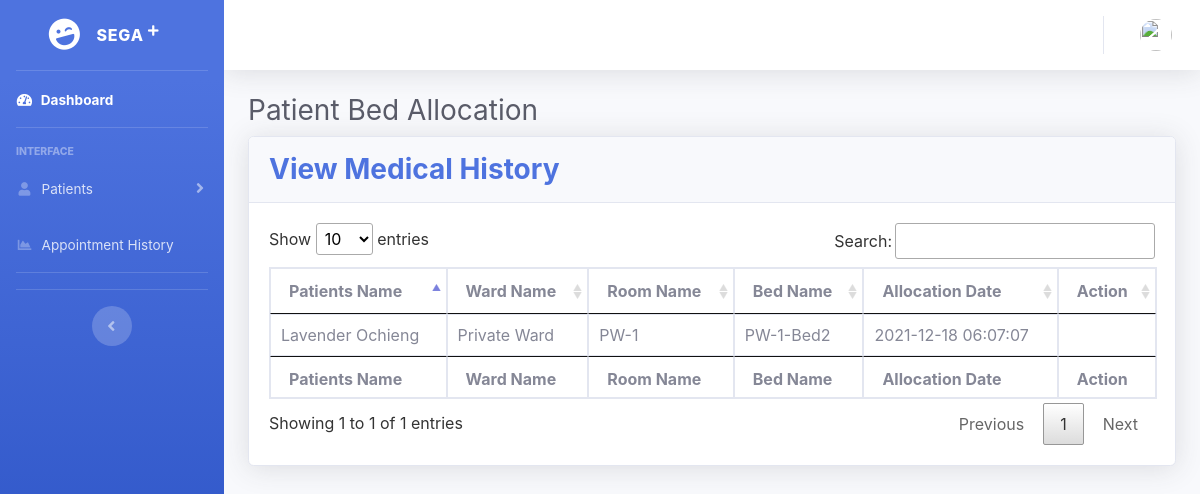
Screenshot of /nurse/dashboard/view-bedstat.php with the database file from the repository.
### tables this page shows
CREATE TABLE `BedStatus` (
  `id` int(11) NOT NULL,
  `PatientName` varchar(255) NOT NULL,
  `WardName` varchar(255) NOT NULL,
  `RoomName` varchar(255) NOT NULL,
  `BedName` varchar(255) NOT NULL,
  `AllocationDate` timestamp NOT NULL DEFAULT current_timestamp()
);

### nurse/dashboard/view-bedstat.php (the view, shortened to what this page needs)
<?php
include_once "../controller/config.php";
?>
<!DOCTYPE html>
<html lang="en">
<head>
    <link rel="stylesheet" href="vendor/DataTable/DataTables-1.10.25/css/jquery.dataTables.css">
    <link rel="stylesheet" type="text/css" href="vendor/icofont/icofont.min.css">
    <link href="vendor/fontawesome-free/css/all.min.css" rel="stylesheet" type="text/css">
    <link href="css/sb-admin-2.min.css" rel="stylesheet">
    <link href="css/sb-admin-2.css" rel="stylesheet">
</head>
<body id="page-top">
    <div id="wrapper">
        <?php include_once "partials/sidebar.php"; ?>
        <div id="content-wrapper" class="d-flex flex-column">
            <div id="content">
                <?php include_once "partials/navbar.php"; ?>
                <div class="container-fluid">
                    <h1 class="h3 mb-2 text-gray-800">Patient Bed Allocation</h1>
                    <div class="card shadow mb-4">
                        <div class="card-header py-3">
                            <h3 class="m-0 font-weight-bold text-primary">View Medical History</h3>
                        </div>
                        <div class="card-body">
                            <div class="table-repsonsive">
                                <table class="table table-bordered" id="dataTable" width="100%" cellspacing="0">
                                    <thead>
                                        <tr>
                                            <th>Patients Name</th>
                                            <th>Ward Name</th>
                                            <th>Room Name</th>
                                            <th>Bed Name</th>
                                            <th>Allocation Date</th>
                                            <th>Action</th>
                                        </tr>
                                    </thead>
                                    <tfoot>
                                        <tr>
                                            <th>Patients Name</th>
                                            <th>Ward Name</th>
                                            <th>Room Name</th>
                                            <th>Bed Name</th>
                                            <th>Allocation Date</th>
                                            <th>Action</th>
                                        </tr>
                                    </tfoot>
                                    <tbody>
                                        <?php
                                            $selStat = "SELECT * FROM BedStatus";
                                            $run = mysqli_query($mysqli, $selStat);
                                        ?>
                                        <?php while($myRow = mysqli_fetch_assoc($run)): ?>
                                            <tr>
                                                <td><?php echo $myRow['PatientName']; ?></td>
                                                <td><?php echo $myRow['WardName']; ?></td>
                                                <td><?php echo $myRow['RoomName']; ?></td>
                                                <td><?php echo $myRow['BedName']; ?></td>
                                                <td><?php echo $myRow['AllocationDate']; ?></td>
                                                <td><a href="view-bedstat.php?delid=<?php echo $myRow['id'];?>"><i class="icofont-ui-delete"></i></a></td>
                                            </tr>
                                        <?php endwhile; ?>
                                    </tbody>
                                </table>
                            </div>
                        </div>
                    </div>
                </div>
            </div>
        </div>
    </div>
</body>
</html>

### rows the page displays
bedstatus: PatientName "Lavender Ochieng", WardName "Private Ward", RoomName "PW-1", BedName "PW-1-Bed2", AllocationDate "2021-12-18 06:07:07"
